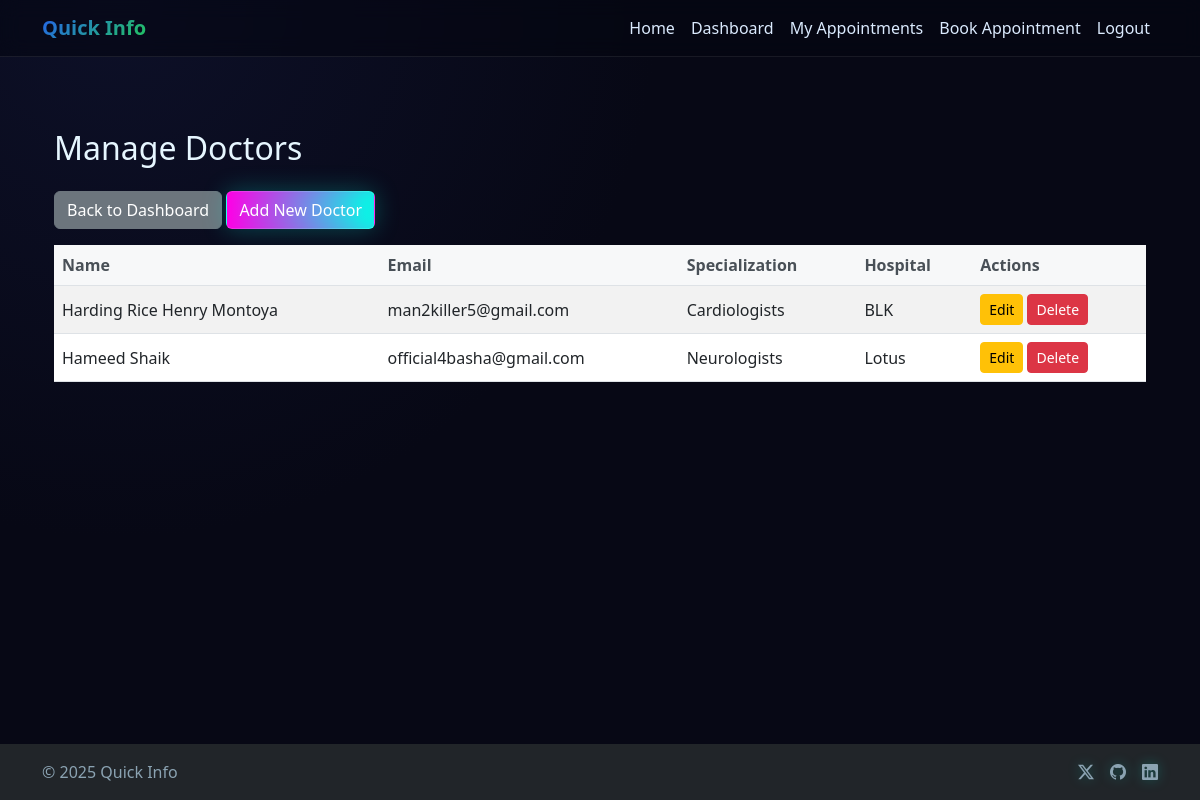
The page /admin_doctors/ (signed in) on the database its author committed.
### quickapp/models.py (models this page shows)
class Doctor_data(models.Model):
    fname=models.CharField(max_length=200,primary_key=True)
    lname=models.CharField(max_length=200)
    gender=models.CharField(max_length=20)
    email=models.EmailField(max_length=200,unique=True)
    mobile=models.IntegerField()
    specialization = models.CharField(max_length=200)
    hospital = models.CharField(max_length=200)
    price = models.CharField(max_length=10)
    address = models.CharField(max_length=500)
    password=models.CharField(max_length=30)
    latitude = models.FloatField(null=True, blank=True)
    longitude = models.FloatField(null=True, blank=True)
    map_embed = models.TextField(null=True, blank=True)

### quickapp/views.py (the view)
# urls.py: path('admin_doctors/', admin_doctors, name='admin_doctors'),
@admin_required
def admin_doctors(request):
    doctors = Doctor_data.objects.all()
    return render(request, 'admin_doctors.html', {'doctors': doctors})

### quickapp/views.py (called while the page is built)
def admin_required(view_func):
    @wraps(view_func)
    def wrapper(request, *args, **kwargs):
        if 'admin' not in request.session:
            messages.error(request, "Please log in as admin")
            return redirect('/admin_login/')
        return view_func(request, *args, **kwargs)
    return wrapper

### quickapp/templates/admin_doctors.html (shortened to what this page needs)
{% extends 'base.html' %}
{% block content %}
<div class="container mt-5">
    <div class="row">
        <div class="col-12">
            <h2 class="mb-4">Manage Doctors</h2>
            <a href="{% url 'admin_dashboard' %}" class="btn btn-secondary mb-3">Back to Dashboard</a>
            <a href="{% url 'admin_doctor_create' %}" class="btn btn-primary mb-3">Add New Doctor</a>
        </div>
    </div>
    <div class="row">
        <div class="col-12">
            <div class="table-responsive">
                <table class="table table-striped">
                    <thead>
                        <tr>
                            <th>Name</th>
                            <th>Email</th>
                            <th>Specialization</th>
                            <th>Hospital</th>
                            <th>Actions</th>
                        </tr>
                    </thead>
                    <tbody>
                        {% for doctor in doctors %}
                        <tr>
                            <td>{{ doctor.fname }} {{ doctor.lname }}</td>
                            <td>{{ doctor.email }}</td>
                            <td>{{ doctor.specialization }}</td>
                            <td>{{ doctor.hospital }}</td>
                            <td>
                                <a href="{% url 'admin_doctor_edit' doctor.fname %}" class="btn btn-sm btn-warning">Edit</a>
                                <a href="{% url 'admin_doctor_delete' doctor.fname %}" class="btn btn-sm btn-danger" onclick="return confirm('Are you sure you want to delete this doctor?')">Delete</a>
                            </td>
                        </tr>
                        {% empty %}
                        <tr>
                            <td colspan="5" class="text-center">No doctors found</td>
                        </tr>
                        {% endfor %}
                    </tbody>
                </table>
            </div>
        </div>
    </div>
</div>
{% endblock %}

### quickapp/static/quickapp/styles.css (style rules this page uses)
html, body { height: 100%; }
body { display: flex; flex-direction: column; }
:root { --radius: 14px; --cyber-bg-1: #070815; --cyber-bg-2: #0a0c1f; --cyber-grid: rgba(0, 255, 234, .12); --cyber-primary: #00ffe6; --cyber-secondary: #ff00e6; --cyber-accent: #7c3aed; --cyber-text: #e6f6ff; }
body { -webkit-font-smoothing: antialiased; -moz-osx-font-smoothing: grayscale; color: var(--cyber-text); background: radial-gradient(circle at 10% 0%, #0d1028 0%, var(--cyber-bg-1) 40%), radial-gradient(circle at 90% 10%, #12092a 0%, var(--cyber-bg-2) 45%), radial-gradient(1200px 600px at 50% 120%, rgba(124,58,237,.18), transparent 60%), radial-gradient(900px 500px at -10% -20%, rgba(0,255,230,.12), transparent 55%); background-attachment: fixed, fixed, fixed, fixed; min-height: 100vh; }
.table td, .table th { vertical-align: middle; }
.btn-primary { background: linear-gradient(90deg, var(--cyber-secondary), var(--cyber-primary)); border: 1px solid rgba(255,255,255,.15); box-shadow: 0 0 24px rgba(0,255,230,.25), inset 0 0 12px rgba(255,0,230,.15); }
.table { background-color: rgba(255, 255, 255, 0.95); color: #0f172a; }
.table th { background-color: rgba(248, 249, 250, 0.9); color: #495057; font-weight: 600; }
.table td { color: #212529; }

### rows shown on the page
Doctor_data: fname "Harding Rice", lname "Henry Montoya", email "man2killer5@gmail.com", specialization "Cardiologists", hospital "BLK"
Doctor_data: fname "Hameed", lname "Shaik", email "official4basha@gmail.com", specialization "Neurologists", hospital "Lotus"

### other values the page prints
{{ now|default:2025 }} "2025"
